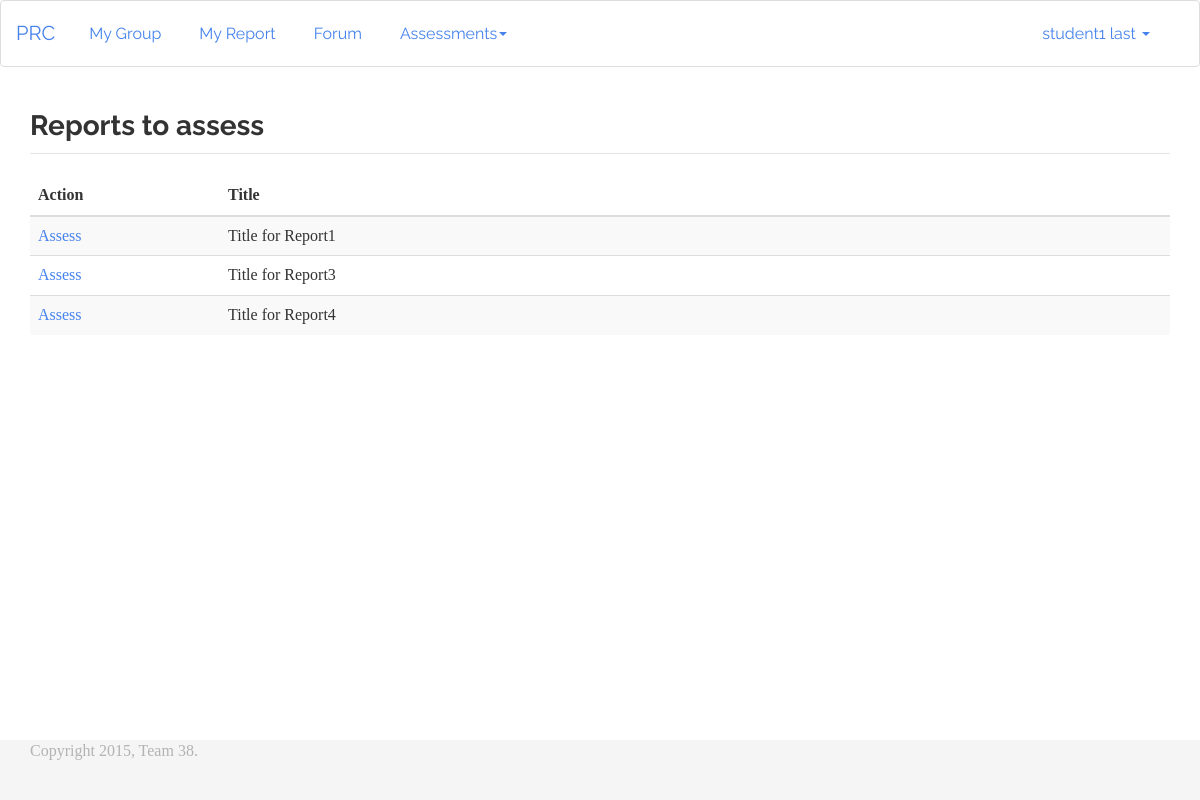
Page /peer_review_centre/views/prc_student/assessments/index_todo.php (signed in) on the committed database.
### tables this page shows
CREATE TABLE `students` (
`studentID` int(11) NOT NULL PRIMARY KEY AUTO_INCREMENT,
  `studentNumber` int(11) NOT NULL COMMENT 'SN on card',
  `firstName` text NOT NULL,
  `lastName` text NOT NULL,
  `email` text NOT NULL COMMENT 'is username',
  `password` varchar(255) NOT NULL,
  `lastActive` datetime NOT NULL,
  `groupID` int(11) NOT NULL
);

CREATE TABLE `reports` (
`reportID` int(11) NOT NULL PRIMARY KEY AUTO_INCREMENT,
  `title` text,
  `abstract` text,
  `content` text,
  `lastEdited` timestamp,
  `groupID` int(11) NOT NULL
);

CREATE TABLE `assessments` (
  `assessmentID` int(11) NOT NULL PRIMARY KEY AUTO_INCREMENT,
  `groupID` int(11) NOT NULL,
  `reportID` int(11) NOT NULL,
  `criteria1` varchar(15) DEFAULT 'Readability' COMMENT '[readability]',
  `comment1` text,
  `grade1` int(11) COMMENT '1 to 5',
  `criteria2` varchar(15) DEFAULT 'Content' COMMENT '[content]',
  `comment2` text,
  `grade2` int(11) COMMENT '1 to 5',
  `criteria3` varchar(15) DEFAULT 'Accuracy' COMMENT '[accuracy]',
  `comment3` text,
  `grade3` int(11) COMMENT '1 to 5'
);

### peer_review_centre/includes/session.php (called while the page is built, shortened)
<?php
class Session {
  private function checkLogin() {
    if(isset($_SESSION['userID'])) {
      $this->userID = $_SESSION['userID'];
      $this->loggedIn = true;
    } else {
      unset($this->userID);
      $this->loggedIn = false;
    }
  }
}
$session = new Session;
?>

### peer_review_centre/includes/database.php (called while the page is built, shortened)
<?php
class MySQLDatabase {
	private $connection;
	public function openConnection() {
		$this->connection = new mysqli(DB_SERVER, DB_USER, DB_PASS, DB_NAME);
	}
	public function query($sql) {
		$result = $this->connection->query($sql);
		return $result;
	}
	public function fetchArray($result_set) {
		return mysqli_fetch_array($result_set);
	}
}
$database = new MySQLDatabase();
?>

### peer_review_centre/models/database_object.php (called while the page is built, shortened)
<?php
require_once(SITE_ROOT.DS."includes/database.php");
abstract class DatabaseObject {
	private static function instantiate($record) {
   	$object = new static;
		foreach($record as $attribute=>$value) {
		  if ($object->hasAttribute($attribute)) {
		    $object->$attribute = $value;
		  }
		}
		return $object;
	}
	public static function findByID($id=0) {
		$resultArray = static::findBySQL("SELECT * FROM ".static::$tableName." WHERE ".static::$dbFields[0]."={$id} LIMIT 1");
		return !empty($resultArray) ? array_shift($resultArray) : false;
	}
	public static function findBySQL($sql="") {
		global $database;
		$resultSet = $database->query($sql);
  	$objectArray = array();
  	while ($row = $database->fetchArray($resultSet)) {
    	$objectArray[] = static::instantiate($row);
  	}
  	return $objectArray;
	}
	protected function hasAttribute($attribute) {
		$objectVars = $this->attributes();
		return array_key_exists($attribute, $objectVars);
	}
	protected function attributes() {
		$attributes = array();
		foreach (static::$dbFields as $field) {
			if(property_exists($this, $field)) {
				$attributes[$field] = $this->$field;
			}
		}
		return $attributes;
	}
}
?>

### peer_review_centre/models/student.php (called while the page is built, shortened)
<?php
require_once(SITE_ROOT.DS."includes/database.php");
require_once("database_object.php");
class Student extends DatabaseObject {
	public $firstName;
	public $lastName;
  public function fullName() {
    return $this->firstName." ".$this->lastName;
  }
}
?>

### peer_review_centre/models/assessment.php (called while the page is built, shortened)
<?php
require_once(SITE_ROOT.DS."includes/database.php");
require_once("database_object.php");
class Assessment extends DatabaseObject {
	protected static $tableName='assessments';
	public static function findByGroupID($groupID) {
    $sql = "SELECT * FROM " .self::$tableName;
    $sql .= " WHERE groupID=".$groupID;
    $sql .= " ORDER BY groupID ASC";
    return self::findBySQL($sql);
  }
}
?>

### peer_review_centre/views/prc_student/assessments/index_todo.php (the view, shortened to what this page needs)
<?php
  require_once('../../../includes/initialise_student.php');
  InitialiseStudent::checkLoggedIn();
  $currentStudent = Student::findByID("$session->userID");
  $assessmentsToDo = Assessment::findByGroupID("$currentStudent->groupID");
?>
<div id="assessments">
  <legend><h3>Reports to assess</h3></legend>
  <table class="table table-striped table-hover">
    <thead>
      <th class="col-lg-2">Action </th>
      <th class="col-lg-10">Title </th>
    </thead>
    <tbody>
    <?php foreach($assessmentsToDo as $assessment): ?>
      <tr>
        <td>
          <a href="<?php echo WEB_ROOT; ?>views/prc_student/assessments/assess.php?assessmentID=<?php echo $assessment->assessmentID; ?>">Assess</a>
        </td>
        <td>
          <?php $report = Report::findByID($assessment->reportID);
                echo $report->title; ?>
        </td>
      </tr>
    <?php endforeach; ?>
    </tbody>
  </table>
</div>
<?php include SITE_ROOT.DS.'layouts/footer.php';?>

### peer_review_centre/layouts/student_navbar.php (shortened to what this page needs)
<nav class="navbar navbar-default">
  <div class="container-fluid">
    <div class="navbar-header">
      <a class="navbar-brand" href="<?php echo WEB_ROOT; ?>views/prc_student/students/index.php">PRC</a>
    </div>
    <div class="collapse navbar-collapse" id="bs-example-navbar-collapse-1">
      <ul class="nav navbar-nav">
        <li><a href="<?php echo WEB_ROOT; ?>views/prc_student/groups/view.php">My Group </a></li>
        <li><a href="<?php echo WEB_ROOT; ?>views/prc_student/reports/view.php">My Report <span class="sr-only">(current)</span></a></li>
        <li><a href="<?php echo WEB_ROOT; ?>views/prc_student/forums/view.php">Forum</a></li>
        <li class="dropdown">
          <a href="#" class="dropdown-toggle" data-toggle="dropdown" role="button" aria-expanded="false">Assessments<span class="caret"></span></a>
        </li>
      </ul>
      <ul class="nav navbar-nav navbar-right">
        <li class="dropdown">
          <a href="#" class="dropdown-toggle" data-toggle="dropdown" role="button" aria-expanded="false">
          <?php
            $currentStudent = Student::findByID("$session->userID");
            echo $currentStudent->fullName();
          ?>
          <span class="caret"></span></a>
        </li>
      </ul>
    </div>
  </div>
</nav>
<div class="container">

### rows in the picture
students: $currentStudent->fullName() "student1 last"
reports: title "Title for Report1"
assessments: reportID.title "Title for Report3"
assessments: reportID.title "Title for Report4"
